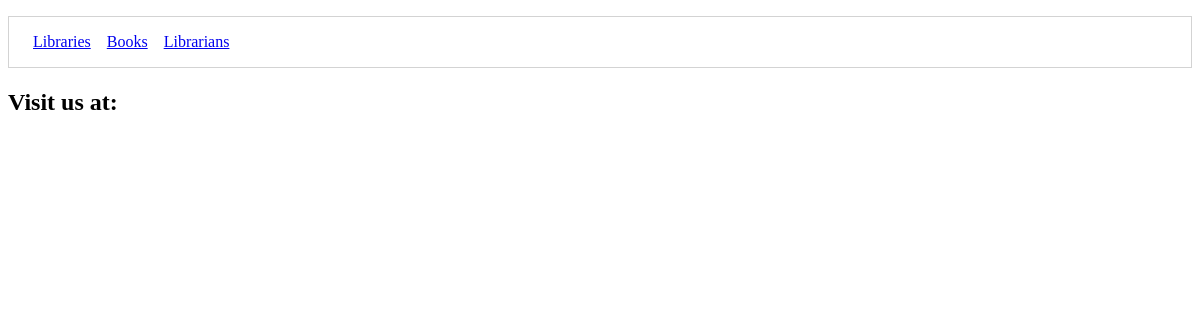
The page /libraries/2/ (signed in) on the database as committed earlier.
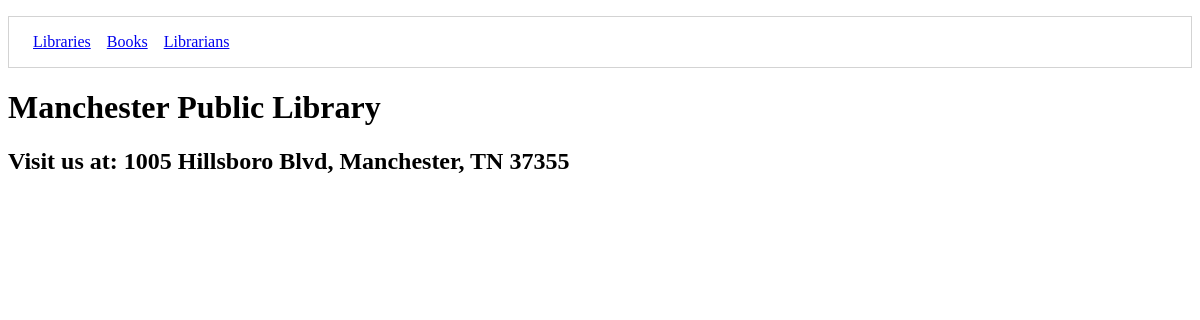
The same page on the database as committed later.
### libraryapp/models/library.py (models this page shows)
class Library (models.Model):
    title = models.CharField(max_length=50)
    address = models.CharField(max_length=50)

### libraryapp/views/libraries/details.py (the view)
# urls.py: path('libraries/<int:library_id>/', library_details, name='library'),
@login_required
def library_details(request, library_id):
    if request.method == 'GET':
        library = get_library(library_id)
        template = 'libraries/detail.html'
        context = {
            'library': library
        }
        return render(request, template, context)

### libraryapp/models/modelfactory.py (called while the page is built)
def model_factory(model_type):
    def create(cursor, row):
        instance = model_type()
        smart_row = sqlite3.Row(cursor, row)
        for col in smart_row.keys():
            setattr(instance, col, smart_row[col])
        return instance
    return create

### libraryapp/views/libraries/details.py (called while the page is built)
def get_library(library_id):
    with sqlite3.connect(Connection.db_path) as conn:
        conn.row_factory = model_factory(Library)
        db_cursor = conn.cursor()
        db_cursor.execute("""
        SELECT
            l.id,
            l.title,
            l.address
        FROM libraryapp_library l
        WHERE l.id = ?
        """, (library_id,))
        return db_cursor.fetchone()

### libraryapp/templates/libraries/detail.html
{% extends 'shared/base.html' %}
{% block content %}
    <h1>{{ library.title }}</h1>
    <h2>Visit us at: {{ library.address }}</h2>
 {% endblock %}

Rows that differ between the two databases and show on the page:
added Library: title "Manchester Public Library", address "1005 Hillsboro Blvd, Manchester, TN 37355"
